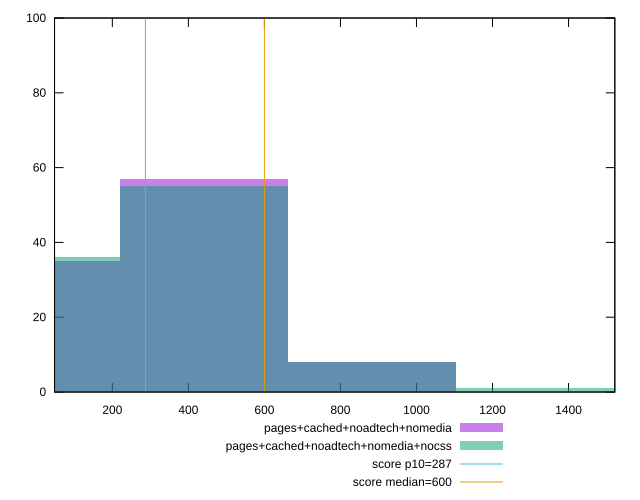

Recreate this plot in gnuplot.
reset

$pagesCachedNoadtechNomedia <<EOF
0 35
441.263297142617 57
882.526594285234 8
EOF

$pagesCachedNoadtechNomediaNocss <<EOF
441.263297142617 55
0 36
882.526594285234 8
1323.789891427851 1
EOF

set key outside below
set boxwidth 441.263297142617
set xrange [48:1521.7005]
set yrange [0:100]
set trange [0:100]
set style fill transparent solid 0.5 noborder

set parametric
set terminal svg size 640, 500 enhanced background rgb 'white'
set output "report_00015_2021-02-09T16-11-33.973Z/total-blocking-time/comparison/histogram/3_vs_4.svg"

plot $pagesCachedNoadtechNomedia title "pages+cached+noadtech+nomedia" with boxes, \
     $pagesCachedNoadtechNomediaNocss title "pages+cached+noadtech+nomedia+nocss" with boxes, \
     287,t title "score p10=287", \
     600,t title "score median=600"

reset
